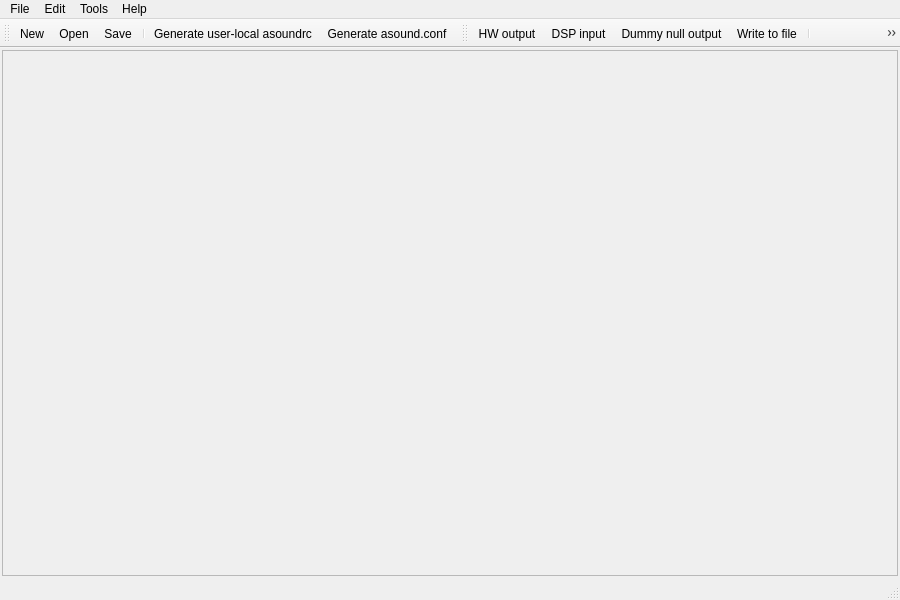
<?xml version="1.0" encoding="UTF-8"?>
<ui version="4.0">
 <class>MainWindow</class>
 <widget class="QMainWindow" name="MainWindow">
  <property name="geometry">
   <rect>
    <x>0</x>
    <y>0</y>
    <width>900</width>
    <height>600</height>
   </rect>
  </property>
  <property name="windowTitle">
   <string>MainWindow</string>
  </property>
  <widget class="QWidget" name="centralwidget">
   <layout class="QVBoxLayout" name="verticalLayout">
    <property name="leftMargin">
     <number>2</number>
    </property>
    <property name="topMargin">
     <number>2</number>
    </property>
    <property name="rightMargin">
     <number>2</number>
    </property>
    <property name="bottomMargin">
     <number>2</number>
    </property>
    <item>
     <widget class="QScrollArea" name="scrollArea">
      <property name="widgetResizable">
       <bool>true</bool>
      </property>
      <widget class="QWidget" name="scrollAreaWidgetContents">
       <property name="geometry">
        <rect>
         <x>0</x>
         <y>0</y>
         <width>894</width>
         <height>517</height>
        </rect>
       </property>
      </widget>
     </widget>
    </item>
   </layout>
  </widget>
  <widget class="QMenuBar" name="menubar">
   <property name="geometry">
    <rect>
     <x>0</x>
     <y>0</y>
     <width>900</width>
     <height>22</height>
    </rect>
   </property>
   <widget class="QMenu" name="menuFile">
    <property name="title">
     <string>File</string>
    </property>
    <addaction name="actionFileNew"/>
    <addaction name="actionFileOpen"/>
    <addaction name="actionFileSave"/>
    <addaction name="actionFileSaveAs"/>
    <addaction name="separator"/>
    <addaction name="actionFileGenerate"/>
    <addaction name="actionFileGeneratePart"/>
    <addaction name="separator"/>
    <addaction name="actionFileExit"/>
   </widget>
   <widget class="QMenu" name="menuEdit">
    <property name="title">
     <string>Edit</string>
    </property>
    <addaction name="actionEditHW"/>
    <addaction name="actionEditInp"/>
    <addaction name="actionEditNull"/>
    <addaction name="actionEditFile"/>
    <addaction name="separator"/>
    <addaction name="actionEditPlug"/>
    <addaction name="actionEditRoute"/>
    <addaction name="actionEditMulti"/>
    <addaction name="actionEditRate"/>
    <addaction name="actionEditUpmix"/>
    <addaction name="actionEditVDownmix"/>
    <addaction name="separator"/>
    <addaction name="actionEditDmix"/>
    <addaction name="actionEditDshare"/>
    <addaction name="actionEditDsnoop"/>
    <addaction name="actionEditAsym"/>
    <addaction name="separator"/>
    <addaction name="actionEditLADSPA"/>
    <addaction name="actionEditSpeex"/>
    <addaction name="actionEditMeter"/>
    <addaction name="actionEditSoftvol"/>
    <addaction name="separator"/>
    <addaction name="actionEditBlacklist"/>
    <addaction name="separator"/>
    <addaction name="actionEditLinear"/>
    <addaction name="actionEditFloat"/>
    <addaction name="actionEditIEC958"/>
    <addaction name="actionEditMuLaw"/>
    <addaction name="actionEditALaw"/>
    <addaction name="actionEditImaADPCM"/>
   </widget>
   <widget class="QMenu" name="menuTools">
    <property name="title">
     <string>Tools</string>
    </property>
    <addaction name="actionToolAllocate"/>
    <addaction name="actionToolSamplePlayer"/>
    <addaction name="actionToolMixer"/>
   </widget>
   <widget class="QMenu" name="menuHelp">
    <property name="title">
     <string>Help</string>
    </property>
    <addaction name="actionHelpAbout"/>
    <addaction name="actionHelpAboutQt"/>
   </widget>
   <addaction name="menuFile"/>
   <addaction name="menuEdit"/>
   <addaction name="menuTools"/>
   <addaction name="menuHelp"/>
  </widget>
  <widget class="QStatusBar" name="statusbar"/>
  <widget class="QToolBar" name="toolBarMain">
   <property name="windowTitle">
    <string>toolBar</string>
   </property>
   <attribute name="toolBarArea">
    <enum>TopToolBarArea</enum>
   </attribute>
   <attribute name="toolBarBreak">
    <bool>false</bool>
   </attribute>
   <addaction name="actionFileNew"/>
   <addaction name="actionFileOpen"/>
   <addaction name="actionFileSave"/>
   <addaction name="separator"/>
   <addaction name="actionFileGenerate"/>
   <addaction name="actionFileGeneratePart"/>
  </widget>
  <widget class="QToolBar" name="toolBarTools">
   <property name="windowTitle">
    <string>toolBar</string>
   </property>
   <attribute name="toolBarArea">
    <enum>TopToolBarArea</enum>
   </attribute>
   <attribute name="toolBarBreak">
    <bool>false</bool>
   </attribute>
   <addaction name="actionEditHW"/>
   <addaction name="actionEditInp"/>
   <addaction name="actionEditNull"/>
   <addaction name="actionEditFile"/>
   <addaction name="separator"/>
   <addaction name="actionEditPlug"/>
   <addaction name="actionEditRoute"/>
   <addaction name="actionEditMulti"/>
   <addaction name="actionEditRate"/>
   <addaction name="actionEditUpmix"/>
   <addaction name="actionEditVDownmix"/>
   <addaction name="separator"/>
   <addaction name="actionEditDmix"/>
   <addaction name="actionEditDshare"/>
   <addaction name="actionEditDsnoop"/>
   <addaction name="actionEditAsym"/>
   <addaction name="separator"/>
   <addaction name="actionEditLADSPA"/>
   <addaction name="actionEditSpeex"/>
   <addaction name="actionEditMeter"/>
   <addaction name="actionEditSoftvol"/>
   <addaction name="separator"/>
   <addaction name="actionEditBlacklist"/>
   <addaction name="separator"/>
   <addaction name="actionEditLinear"/>
   <addaction name="actionEditFloat"/>
   <addaction name="actionEditIEC958"/>
   <addaction name="actionEditMuLaw"/>
   <addaction name="actionEditALaw"/>
   <addaction name="actionEditImaADPCM"/>
  </widget>
  <action name="actionFileNew">
   <property name="icon">
    <iconset resource="../aplugedit.qrc">
     <normaloff>:/images/filenew.png</normaloff>:/images/filenew.png</iconset>
   </property>
   <property name="text">
    <string>New</string>
   </property>
   <property name="statusTip">
    <string>Create new file</string>
   </property>
  </action>
  <action name="actionFileOpen">
   <property name="icon">
    <iconset resource="../aplugedit.qrc">
     <normaloff>:/images/fileopen.png</normaloff>:/images/fileopen.png</iconset>
   </property>
   <property name="text">
    <string>Open...</string>
   </property>
   <property name="statusTip">
    <string>Open an existing file</string>
   </property>
   <property name="shortcut">
    <string>Ctrl+O</string>
   </property>
  </action>
  <action name="actionFileSave">
   <property name="icon">
    <iconset resource="../aplugedit.qrc">
     <normaloff>:/images/filesave.png</normaloff>:/images/filesave.png</iconset>
   </property>
   <property name="text">
    <string>Save</string>
   </property>
   <property name="statusTip">
    <string>Save file</string>
   </property>
   <property name="shortcut">
    <string>Ctrl+S</string>
   </property>
  </action>
  <action name="actionFileSaveAs">
   <property name="icon">
    <iconset resource="../aplugedit.qrc">
     <normaloff>:/images/filesaveas.png</normaloff>:/images/filesaveas.png</iconset>
   </property>
   <property name="text">
    <string>Save as...</string>
   </property>
   <property name="statusTip">
    <string>Save file with another name</string>
   </property>
  </action>
  <action name="actionFileGenerate">
   <property name="icon">
    <iconset resource="../aplugedit.qrc">
     <normaloff>:/images/filegenerate.png</normaloff>:/images/filegenerate.png</iconset>
   </property>
   <property name="text">
    <string>Generate user-local asoundrc</string>
   </property>
   <property name="statusTip">
    <string>Generate config file for ALSA from current file to ~/.asoundrc directly</string>
   </property>
  </action>
  <action name="actionFileGeneratePart">
   <property name="icon">
    <iconset resource="../aplugedit.qrc">
     <normaloff>:/images/filegeneratepart.png</normaloff>:/images/filegeneratepart.png</iconset>
   </property>
   <property name="text">
    <string>Generate asound.conf...</string>
   </property>
   <property name="statusTip">
    <string>Generate config file for ALSA from current file</string>
   </property>
  </action>
  <action name="actionFileExit">
   <property name="icon">
    <iconset resource="../aplugedit.qrc">
     <normaloff>:/images/fileexit.png</normaloff>:/images/fileexit.png</iconset>
   </property>
   <property name="text">
    <string>Exit</string>
   </property>
   <property name="statusTip">
    <string>Close program</string>
   </property>
  </action>
  <action name="actionEditHW">
   <property name="icon">
    <iconset resource="../aplugedit.qrc">
     <normaloff>:/images/hw.png</normaloff>:/images/hw.png</iconset>
   </property>
   <property name="text">
    <string>HW output</string>
   </property>
   <property name="statusTip">
    <string>Add HW output block</string>
   </property>
  </action>
  <action name="actionEditInp">
   <property name="icon">
    <iconset resource="../aplugedit.qrc">
     <normaloff>:/images/inp.png</normaloff>:/images/inp.png</iconset>
   </property>
   <property name="text">
    <string>DSP input</string>
   </property>
   <property name="statusTip">
    <string>Add interface plug block</string>
   </property>
  </action>
  <action name="actionEditNull">
   <property name="icon">
    <iconset resource="../aplugedit.qrc">
     <normaloff>:/images/null.png</normaloff>:/images/null.png</iconset>
   </property>
   <property name="text">
    <string>Dummy null output</string>
   </property>
   <property name="statusTip">
    <string>Add dummy null output block</string>
   </property>
  </action>
  <action name="actionEditFile">
   <property name="icon">
    <iconset resource="../aplugedit.qrc">
     <normaloff>:/images/file.png</normaloff>:/images/file.png</iconset>
   </property>
   <property name="text">
    <string>Write to file</string>
   </property>
   <property name="statusTip">
    <string>Add block, that writes stream to file</string>
   </property>
  </action>
  <action name="actionEditRoute">
   <property name="icon">
    <iconset resource="../aplugedit.qrc">
     <normaloff>:/images/route.png</normaloff>:/images/route.png</iconset>
   </property>
   <property name="text">
    <string>Route plugin</string>
   </property>
   <property name="statusTip">
    <string>Add route block for routing and duplicating channels</string>
   </property>
  </action>
  <action name="actionEditRate">
   <property name="icon">
    <iconset resource="../aplugedit.qrc">
     <normaloff>:/images/rate.png</normaloff>:/images/rate.png</iconset>
   </property>
   <property name="text">
    <string>Rate plugin</string>
   </property>
   <property name="statusTip">
    <string>Add samplerate conversion block</string>
   </property>
  </action>
  <action name="actionEditDmix">
   <property name="icon">
    <iconset resource="../aplugedit.qrc">
     <normaloff>:/images/dmix.png</normaloff>:/images/dmix.png</iconset>
   </property>
   <property name="text">
    <string>Dmix plugin</string>
   </property>
   <property name="statusTip">
    <string>Add dmix mixing and samplerate conversion block</string>
   </property>
  </action>
  <action name="actionEditLADSPA">
   <property name="icon">
    <iconset resource="../aplugedit.qrc">
     <normaloff>:/images/ladspa.png</normaloff>:/images/ladspa.png</iconset>
   </property>
   <property name="text">
    <string>LADSPA plugin adaptor</string>
   </property>
   <property name="statusTip">
    <string>Add some LADSPA effect block</string>
   </property>
  </action>
  <action name="actionEditMeter">
   <property name="icon">
    <iconset resource="../aplugedit.qrc">
     <normaloff>:/images/meter.png</normaloff>:/images/meter.png</iconset>
   </property>
   <property name="text">
    <string>Meter plugin</string>
   </property>
   <property name="statusTip">
    <string>Add volume meter plugin</string>
   </property>
  </action>
  <action name="actionEditLinear">
   <property name="icon">
    <iconset resource="../aplugedit.qrc">
     <normaloff>:/images/linear.png</normaloff>:/images/linear.png</iconset>
   </property>
   <property name="text">
    <string>Linear ⇔ linear</string>
   </property>
   <property name="statusTip">
    <string>Add linear&lt;-&gt;linear format conversion block</string>
   </property>
  </action>
  <action name="actionEditFloat">
   <property name="icon">
    <iconset resource="../aplugedit.qrc">
     <normaloff>:/images/float.png</normaloff>:/images/float.png</iconset>
   </property>
   <property name="text">
    <string>Float ⇔ linear</string>
   </property>
   <property name="statusTip">
    <string>Add float&lt;-&gt;linear format conversion block</string>
   </property>
  </action>
  <action name="actionEditIEC958">
   <property name="icon">
    <iconset resource="../aplugedit.qrc">
     <normaloff>:/images/iec.png</normaloff>:/images/iec.png</iconset>
   </property>
   <property name="text">
    <string>IEC-958 ⇔ linear</string>
   </property>
   <property name="statusTip">
    <string>Add IEC-958&lt;-&gt;linear frames format conversion block</string>
   </property>
  </action>
  <action name="actionEditMuLaw">
   <property name="icon">
    <iconset resource="../aplugedit.qrc">
     <normaloff>:/images/mulaw.png</normaloff>:/images/mulaw.png</iconset>
   </property>
   <property name="text">
    <string>Mu-Law ⇔ linear</string>
   </property>
   <property name="statusTip">
    <string>Add mu-Law&lt;-&gt;linear format conversion block</string>
   </property>
  </action>
  <action name="actionEditALaw">
   <property name="icon">
    <iconset resource="../aplugedit.qrc">
     <normaloff>:/images/alaw.png</normaloff>:/images/alaw.png</iconset>
   </property>
   <property name="text">
    <string>A-Law ⇔ linear</string>
   </property>
   <property name="statusTip">
    <string>Add A-Law&lt;-&gt;linear format conversion block</string>
   </property>
  </action>
  <action name="actionEditImaADPCM">
   <property name="icon">
    <iconset resource="../aplugedit.qrc">
     <normaloff>:/images/ima.png</normaloff>:/images/ima.png</iconset>
   </property>
   <property name="text">
    <string>IMA ADPCM ⇔ linear</string>
   </property>
   <property name="statusTip">
    <string>Add IMA ADPCM&lt;-&gt;linear format conversion block</string>
   </property>
  </action>
  <action name="actionToolAllocate">
   <property name="text">
    <string>Scroll-in lost components</string>
   </property>
   <property name="statusTip">
    <string>Move lost components (accidentally moved beyond workspace) in your sight</string>
   </property>
  </action>
  <action name="actionHelpAbout">
   <property name="text">
    <string>About...</string>
   </property>
  </action>
  <action name="actionHelpAboutQt">
   <property name="text">
    <string>About Qt...</string>
   </property>
  </action>
  <action name="actionEditPlug">
   <property name="icon">
    <iconset resource="../aplugedit.qrc">
     <normaloff>:/images/plug.png</normaloff>:/images/plug.png</iconset>
   </property>
   <property name="text">
    <string>Plug plugin</string>
   </property>
   <property name="statusTip">
    <string>Add block for automatic conversion</string>
   </property>
  </action>
  <action name="actionEditUpmix">
   <property name="icon">
    <iconset resource="../aplugedit.qrc">
     <normaloff>:/images/upmix.png</normaloff>:/images/upmix.png</iconset>
   </property>
   <property name="text">
    <string>Upmix plugin</string>
   </property>
   <property name="statusTip">
    <string>Add block for easy-to-use upmixing to 4 or 6-channel stream</string>
   </property>
  </action>
  <action name="actionEditVDownmix">
   <property name="icon">
    <iconset resource="../aplugedit.qrc">
     <normaloff>:/images/downmix.png</normaloff>:/images/downmix.png</iconset>
   </property>
   <property name="text">
    <string>VDownmix plugin</string>
   </property>
   <property name="statusTip">
    <string>Add block for downmixer from 4-6 channels to 2-channel stereo output</string>
   </property>
  </action>
  <action name="actionToolSamplePlayer">
   <property name="text">
    <string>Sample player...</string>
   </property>
   <property name="statusTip">
    <string>GStreamer player</string>
   </property>
  </action>
  <action name="actionEditMulti">
   <property name="icon">
    <iconset resource="../aplugedit.qrc">
     <normaloff>:/images/multi.png</normaloff>:/images/multi.png</iconset>
   </property>
   <property name="text">
    <string>Multi plugin</string>
   </property>
   <property name="statusTip">
    <string>Add route block for splitting channels to separate plugins</string>
   </property>
  </action>
  <action name="actionEditBlacklist">
   <property name="icon">
    <iconset resource="../aplugedit.qrc">
     <normaloff>:/images/blacklist.png</normaloff>:/images/blacklist.png</iconset>
   </property>
   <property name="text">
    <string>Blacklist section</string>
   </property>
   <property name="statusTip">
    <string>Adds section for blacklisting existing system ALSA PCMs, to hide them from enumeration</string>
   </property>
  </action>
  <action name="actionEditDshare">
   <property name="icon">
    <iconset resource="../aplugedit.qrc">
     <normaloff>:/images/dshare.png</normaloff>:/images/dshare.png</iconset>
   </property>
   <property name="text">
    <string>Dshare plugin</string>
   </property>
   <property name="statusTip">
    <string>Add dshare mixing and sharing block</string>
   </property>
  </action>
  <action name="actionEditDsnoop">
   <property name="icon">
    <iconset resource="../aplugedit.qrc">
     <normaloff>:/images/dsnoop.png</normaloff>:/images/dsnoop.png</iconset>
   </property>
   <property name="text">
    <string>Dsnoop plugin</string>
   </property>
   <property name="statusTip">
    <string>Add dsnoop capture mixing block</string>
   </property>
  </action>
  <action name="actionEditAsym">
   <property name="icon">
    <iconset resource="../aplugedit.qrc">
     <normaloff>:/images/asym.png</normaloff>:/images/asym.png</iconset>
   </property>
   <property name="text">
    <string>Asym plugin</string>
   </property>
   <property name="statusTip">
    <string>Add asym block - a combination of playback and capture PCM streams</string>
   </property>
  </action>
  <action name="actionEditSpeex">
   <property name="icon">
    <iconset resource="../aplugedit.qrc">
     <normaloff>:/images/speex.png</normaloff>:/images/speex.png</iconset>
   </property>
   <property name="text">
    <string>Speex plugin</string>
   </property>
   <property name="statusTip">
    <string>Add Speex DSP block</string>
   </property>
  </action>
  <action name="actionEditSoftvol">
   <property name="icon">
    <iconset resource="../aplugedit.qrc">
     <normaloff>:/images/softvol.png</normaloff>:/images/softvol.png</iconset>
   </property>
   <property name="text">
    <string>Softvol plugin</string>
   </property>
   <property name="toolTip">
    <string>Softvol plugin</string>
   </property>
   <property name="statusTip">
    <string>Add softvol mixer control</string>
   </property>
  </action>
  <action name="actionToolMixer">
   <property name="text">
    <string>ALSA Mixer</string>
   </property>
  </action>
 </widget>
 <resources>
  <include location="../aplugedit.qrc"/>
 </resources>
 <connections/>
</ui>
